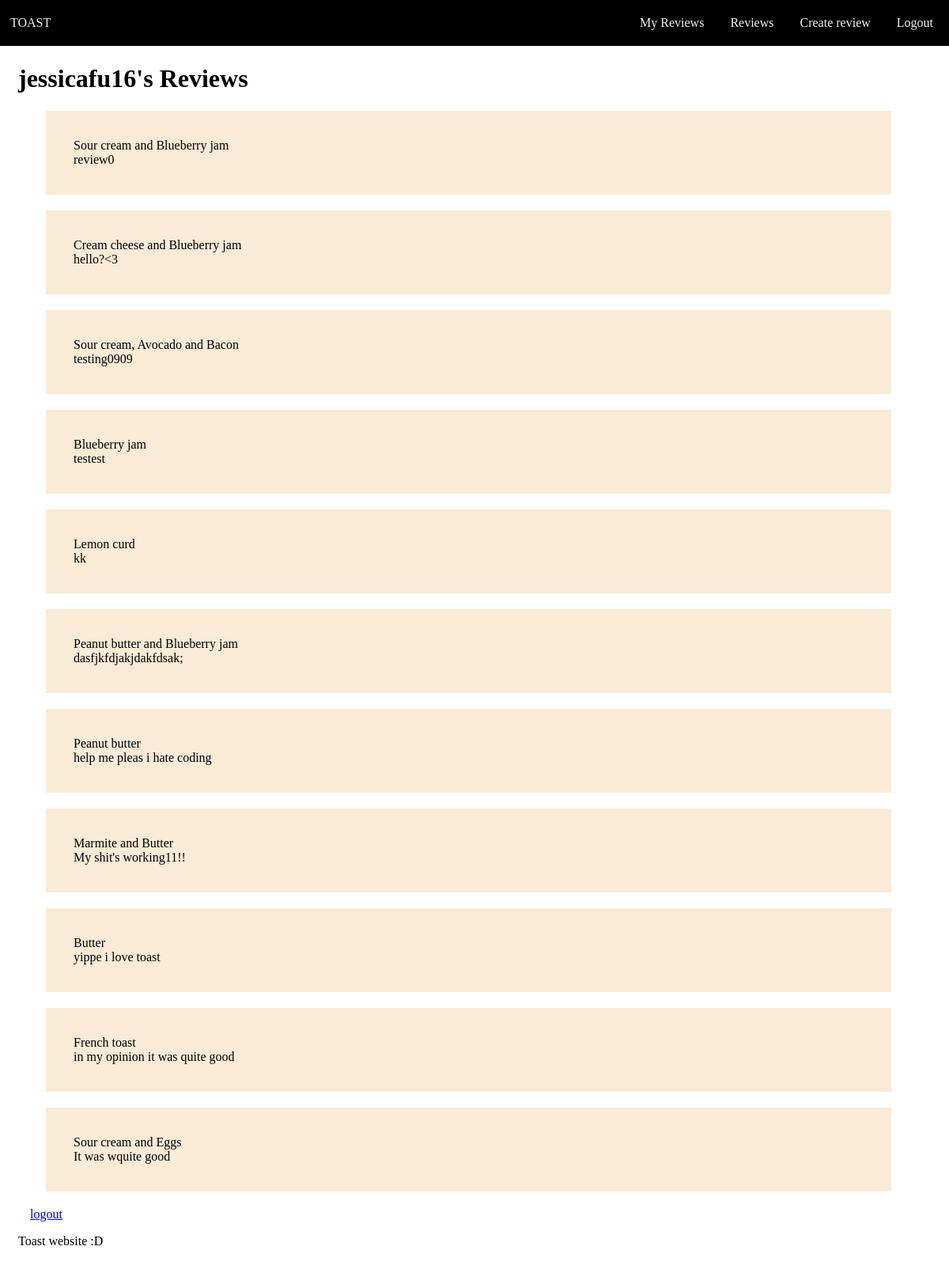
The page /my_reviews (signed in) on the database as committed earlier.
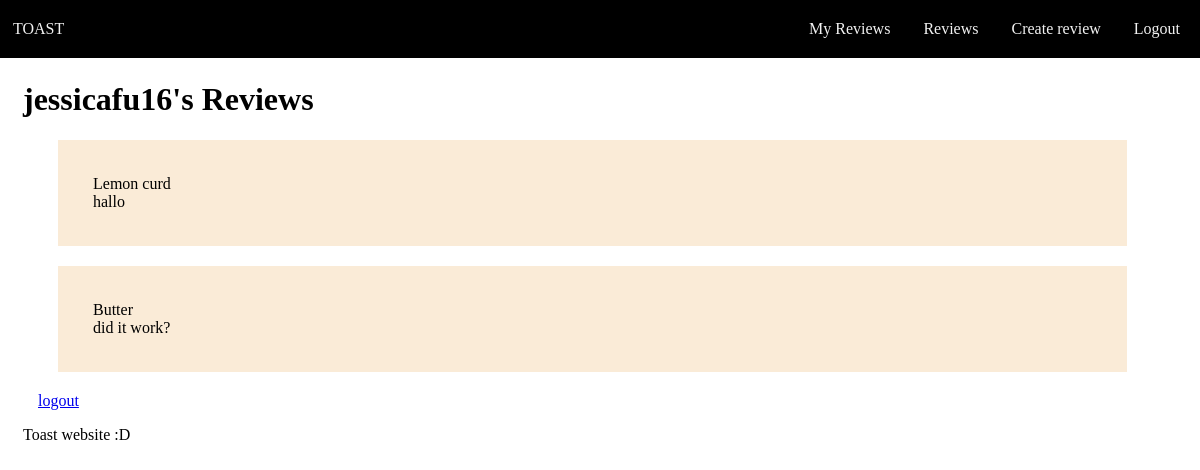
The same page on the database as committed later.
### tables this page shows
CREATE TABLE Reviews (id INTEGER PRIMARY KEY AUTOINCREMENT, user_id INTEGER REFERENCES Users (id), review TEXT NOT NULL, toast_id, approval INTEGER);

CREATE TABLE Toast (id INTEGER PRIMARY KEY AUTOINCREMENT, description TEXT NOT NULL);

### routes.py (the view)
@app.route('/my_reviews')
def my_reviews():
    if 'username' not in session or session['username'] is None:
        return redirect(url_for('login'))
    else:
        query = "SELECT t.description, r.review, t.id FROM reviews AS r JOIN Users as u ON r.user_id = u.id join Toast AS t ON t.id = r.toast_id WHERE username = ?"
        username = session["username"]
        reviews = reversed(sql_queries(query, 1, (username, )))
        return render_template('my_reviews.html', reviews=reviews, username=username)

### routes.py (called while the page is built)
def sql_queries(query, option, data=None):
    connection = sqlite3.connect('toast.db')
    cursor = connection.cursor()
    if data:
        cursor.execute(query, data)
    else:
        cursor.execute(query)
    if option == 0:
        result = cursor.fetchone()
        return result
    elif option == 1:
        result = cursor.fetchall()
        return result
    else:
        connection.commit()
    connection.close()

### templates/my_reviews.html
{% extends 'layout.html' %}
{% block h1 -%}{{ username }}'s Reviews{%- endblock %}
    {% block main -%}
    <div class="gridContainer">
        {% for review in reviews %}
        <div class="gridItem">
            {{ review[0] }}
            <br>
            {{ review[1] }}
            <br>
            <a class="my_reviews_buttons" href="/delete_reviews">delete</a><a class="my_reviews_buttons" href="/update_reviews">update</a>
        </div>
        {% endfor %}
        <a href="/logout">logout</a>
    </div>
    {%- endblock %}

### templates/layout.html (shortened to what this page needs)
<!DOCTYPE html>
<html lang="en">
    <head>
        <link rel="stylesheet" href="static/style.css">
    </head>
    <body>
        <header>
            <h1>
                <br>
                {% block h1 %}{% endblock %}
            </h1>
        </header>
        <navbar>
            <div>
                <a href="/" id="nav_toast">TOAST</a>
                <a href="/create_reviews" class="object">Create review</a>
                <a href="/reviews" class="object">Reviews</a>
                <a href="/my_reviews" class="object">My Reviews</a>
                <a href="/" class="object">Home</a>
            </div>
        </navbar>
    {% if session['username'] %}
        <navbar>
            <div>
                <a href="/" id="nav_toast">TOAST</a>
                <a href="/logout" class="object">Logout</a>
                <a href="/create_reviews" class="object">Create review</a>
                <a href="/reviews" class="object">Reviews</a>
                <a href="/my_reviews" class="object">My Reviews</a>
            </div>
        </navbar>
    {% endif %}
        <main>
            {% block main %}
            {% endblock %}
        </main>
        <footer>
            <p>Toast website :D</p>
        </footer>
    </body>
</html>

### static/style.css (style rules this page uses)
body { word-wrap: break-word; padding:15px; }
div { background-color: #000000; padding-right: 94.7%; position: fixed; top: 0; left: 0; right: 0; width: 100%; z-index: 100; }
.object { float: right; display: block; color: #f2f2f2; text-align: center; text-decoration: none; padding: 20px; padding-left: 13px; font-size: 16px; font-family: 'Arvo'; }
#nav_toast { float: left; display: block; color: #f2f2f2; text-align: center; text-decoration: none; padding: 20px; padding-left: 13px; font-size: 16px; font-family: 'Arvo' }
div.gridContainer { z-index:0; background-color:transparent; padding-right:15px; position:relative; top:auto; left:auto; right:auto; width:auto; margin:15px; }
.gridItem { z-index:0; background-color:antiquewhite; margin:20px; position: relative; top: auto; left:auto; right:auto; width:auto; padding:35px; }
.my_reviews_buttons { padding-left:10px; float:right; color:transparent; }

Rows that differ between the two databases and show on the page:
removed Reviews: description "Sour cream and Blueberry jam", review "review0"
removed Reviews: description "Cream cheese and Blueberry jam", review "hello?<3"
removed Reviews: description "Sour cream, Avocado and Bacon", review "testing0909"
removed Reviews: description "Blueberry jam", review "testest"
removed Reviews: description "Peanut butter and Blueberry jam", review "dasfjkfdjakjdakfdsak;"
removed Reviews: description "Peanut butter", review "help me pleas i hate coding"
removed Reviews: description "Marmite and Butter", review "My shit's working11!!"
removed Reviews: description "French toast", review "in my opinion it was quite good"
removed Reviews: description "Sour cream and Eggs", review "It was wquite good"
changed Reviews "Lemon curd": review "kk" → "hallo"
changed Reviews "Butter": review "yippe i love toast" → "did it work?"
